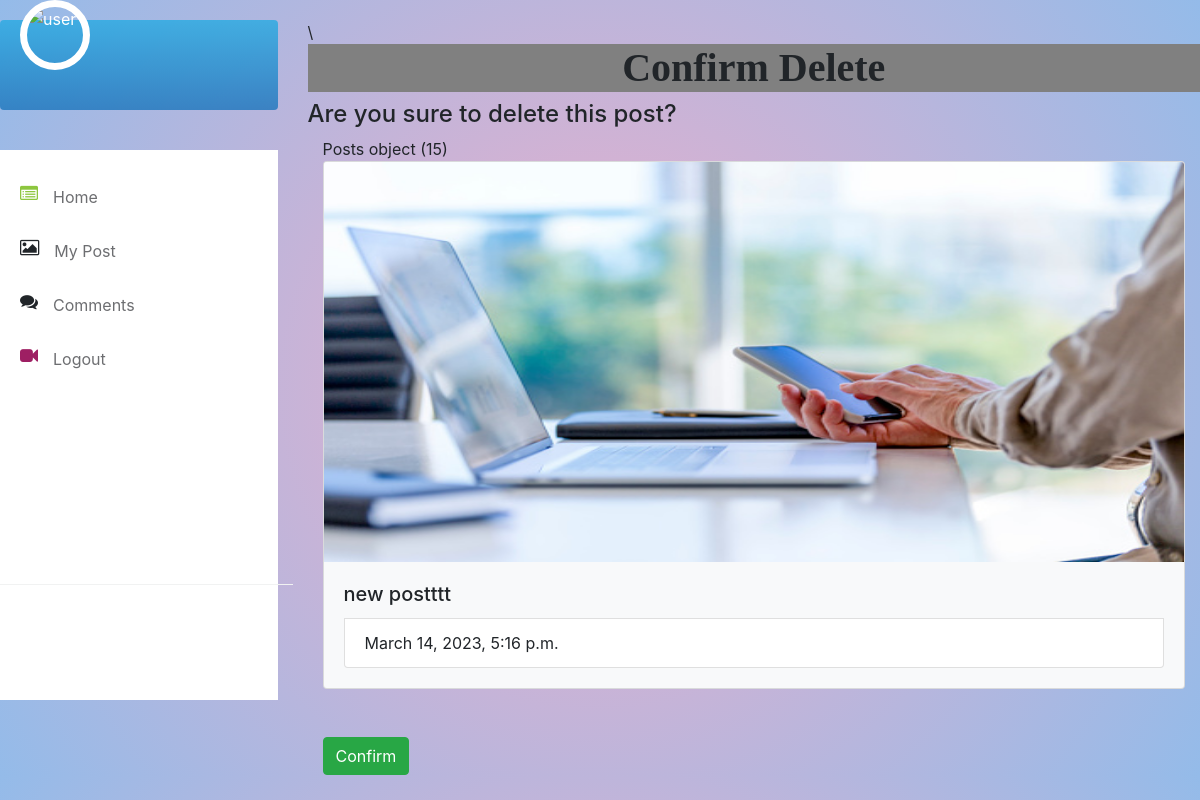
The page /user/delpost/15/ on the database its author committed.
### user/models.py (models this page shows, shortened)
class Posts(models.Model):
    image=models.ImageField(upload_to="Posted_image",null=True)
    caption=models.CharField(max_length=500)
    datetime=models.DateTimeField(auto_now_add=True)
    user=models.ForeignKey(User,on_delete=models.CASCADE,related_name="p_user")
    likes=models.ManyToManyField(User,related_name="like_user")

### user/views.py (the view)
# urls.py: path('delpost/<int:pk>/',PostDelView.as_view(),name="delpost"),
class PostDelView(DeleteView):
          model=Posts
          template_name="deletepost.html"
          success_url=reverse_lazy("post")

### user/templates/deletepost.html (shortened to what this page needs)
{% extends 'nav.html' %}
{% block nav %}
    {% load static %}
    <link rel="stylesheet" href="{% static 'css/post.css' %}">
    <h1 class="text-center" style="text-align: center;background-color:grey;font-family: 'Times New Roman', Times, serif;font-weight: bold;">Confirm Delete</h1>
    <h4>Are you sure to delete this post?</h4>
    <div class="container">
        {{object}}
        <div class="card mb-5 bg-light" style="width: 100%;">
            {% if object.image %}
            <img class="card-img-top" src="{{ object.image.url }}" height="400px" alt="Card image cap">
            {% endif %}
            <div class="card-body">
              <h5 class="card-title">{{object.caption}}</h5>
              <li class="list-group-item">{{ object.datetime}}</li>
            </div>
          </div>
    </div>
    <form method="post">
        <div class="container">
            <button class="btn btn-success">Confirm</button>
        </div>
    </form>
  {% endblock nav %}

### user/static/CSS/nav.css (style rules this page uses)
body { margin-top:20px; background:#FAFAFA; }

### user/static/CSS/post.css (style rules this page uses)
body { background: rgb(238,174,202); background: radial-gradient(circle, rgba(238,174,202,1) 0%, rgba(148,187,233,1) 100%); }

### rows shown on the page
Posts: id "Posts object (15)", image (picture), caption "new postttt", datetime "March 14, 2023, 5:16 p.m."
